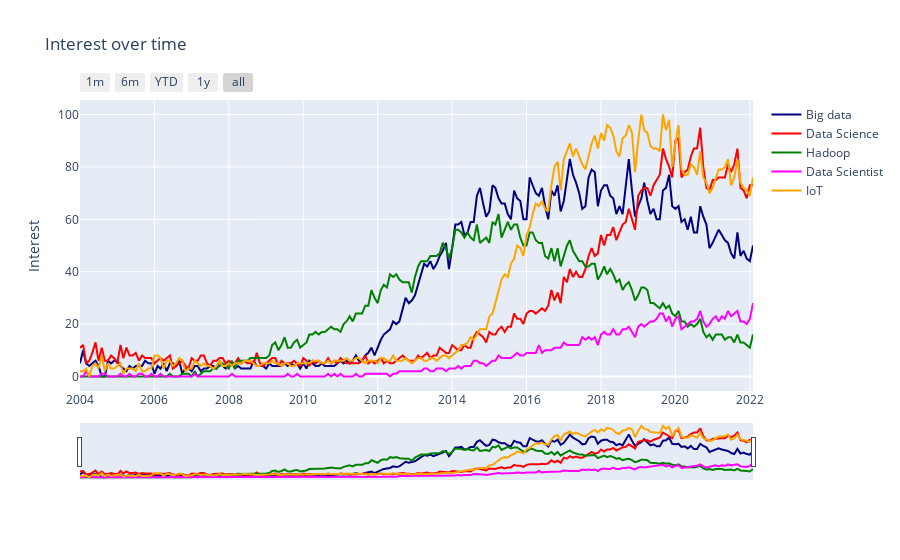

Here is the notebook cell this chart was saved with:
### Code cell
df = plot_interest_over_time(kw_list, None, True);

### Figure 1 — Plotly figure (JSON) as saved in the notebook; plotly's stock layout.template omitted (floating-point values rounded to 4 significant figures; data arrays with more than 128 entries replaced by an {"elided": "..."} marker saying what was removed)
{"data": [{"line": {"color": "navy"}, "name": "Big data", "type": "scatter", "x": {"elided": "218 str values"}, "y": {"elided": "218 int values"}}, {"line": {"color": "red"}, "name": "Data Science", "type": "scatter", "x": {"elided": "218 str values"}, "y": {"elided": "218 int values"}}, {"line": {"color": "green"}, "name": "Hadoop", "type": "scatter", "x": {"elided": "218 str values"}, "y": {"elided": "218 int values"}}, {"line": {"color": "magenta"}, "name": "Data Scientist", "type": "scatter", "x": {"elided": "218 str values"}, "y": {"elided": "218 int values"}}, {"line": {"color": "orange"}, "name": "IoT", "type": "scatter", "x": {"elided": "218 str values"}, "y": {"elided": "218 int values"}}], "layout": {"title": {"text": "Interest over time"}, "xaxis": {"rangeselector": {"buttons": [{"count": 1, "label": "1m", "step": "month", "stepmode": "backward"}, {"count": 6, "label": "6m", "step": "month", "stepmode": "backward"}, {"count": 1, "label": "YTD", "step": "year", "stepmode": "todate"}, {"count": 1, "label": "1y", "step": "year", "stepmode": "backward"}, {"step": "all"}]}, "rangeslider": {"visible": true}, "type": "date"}, "yaxis": {"title": {"text": "Interest"}}}}
